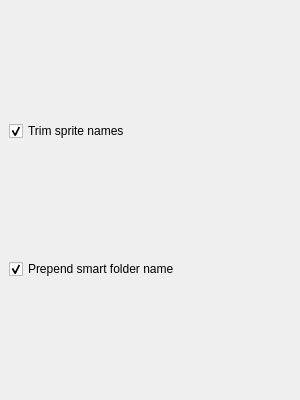
  <widget class="QDockWidget" name="spritesDockWidget">
   <property name="minimumSize">
    <size>
     <width>300</width>
     <height>400</height>
    </size>
   </property>
   <property name="floating">
    <bool>false</bool>
   </property>
   <property name="features">
    <set>QDockWidget::DockWidgetMovable</set>
   </property>
   <property name="allowedAreas">
    <set>Qt::LeftDockWidgetArea|Qt::RightDockWidgetArea</set>
   </property>
   <property name="windowTitle">
    <string>Sprites</string>
   </property>
   <attribute name="dockWidgetArea">
    <number>2</number>
   </attribute>
   <widget class="QWidget" name="spritesDockWidgetContents">
    <layout class="QVBoxLayout" name="spritesDockWidgetLayout">
     <item>
      <widget class="QCheckBox" name="trimSpriteNamesCheckBox">
       <property name="toolTip">
        <string>&lt;html&gt;&lt;head/&gt;&lt;body&gt;&lt;p&gt;&lt;span style=&quot; font-size:18pt; font-weight:600;&quot;&gt;Trim sprite names&lt;/span&gt;&lt;/p&gt;&lt;p&gt;Remove image file extensions from the sprite names - e.g. .png, .jpg, ...&lt;/p&gt;&lt;/body&gt;&lt;/html&gt;</string>
       </property>
       <property name="text">
        <string>Trim sprite names</string>
       </property>
       <property name="checked">
        <bool>true</bool>
       </property>
      </widget>
     </item>
     <item>
      <widget class="QCheckBox" name="prependSmartFolderNameCheckBox">
       <property name="toolTip">
        <string>&lt;html&gt;&lt;head/&gt;&lt;body&gt;&lt;p&gt;&lt;span style=&quot; font-size:18pt; font-weight:600;&quot;&gt;Prepend smart folder name&lt;/span&gt;&lt;/p&gt;&lt;p&gt;Prepends the smart folder's name as part of the sprite name.&lt;/p&gt;&lt;/body&gt;&lt;/html&gt;</string>
       </property>
       <property name="text">
        <string>Prepend smart folder name</string>
       </property>
       <property name="checked">
        <bool>true</bool>
       </property>
      </widget>
     </item>
    </layout>
   </widget>
  </widget>
